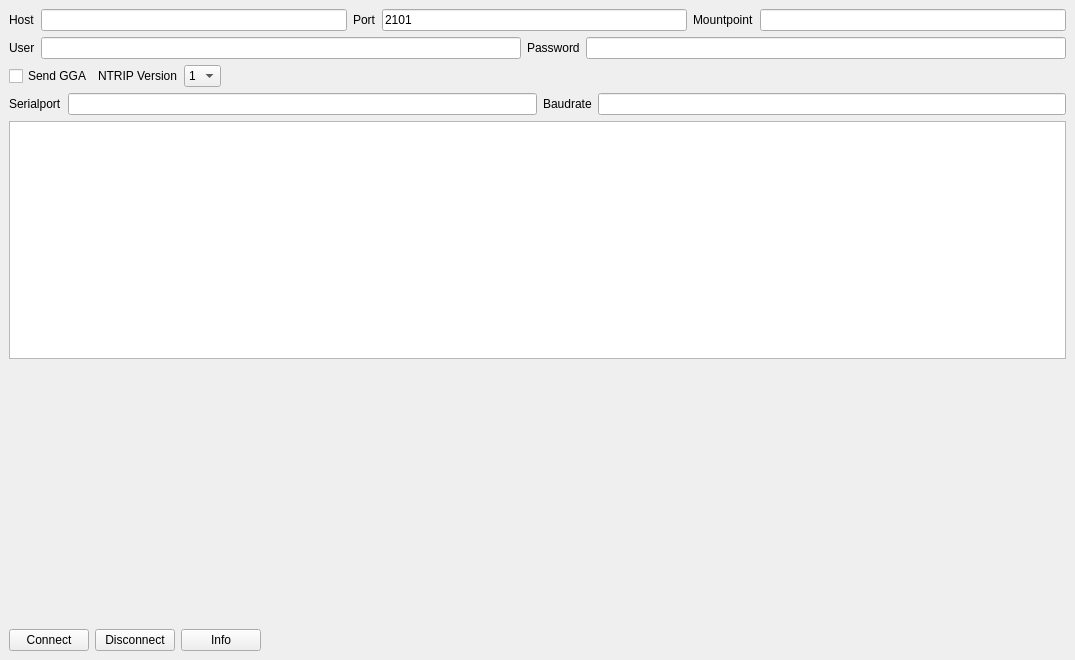
<?xml version="1.0" encoding="UTF-8"?>
<ui version="4.0">
 <class>QNTRIPClientDockWidgetBase</class>
 <widget class="QDockWidget" name="QNTRIPClientDockWidgetBase">
  <property name="geometry">
   <rect>
    <x>0</x>
    <y>0</y>
    <width>1075</width>
    <height>660</height>
   </rect>
  </property>
  <property name="windowTitle">
   <string>QNTRIPClient</string>
  </property>
  <widget class="QWidget" name="dockWidgetContents">
   <layout class="QGridLayout" name="gridLayout">
    <item row="6" column="0">
     <layout class="QHBoxLayout" name="horizontalLayout_4">
      <item>
       <widget class="QLabel" name="label_7">
        <property name="text">
         <string>Serialport</string>
        </property>
       </widget>
      </item>
      <item>
       <widget class="QLineEdit" name="inputSPort"/>
      </item>
      <item>
       <widget class="QLabel" name="label_8">
        <property name="text">
         <string>Baudrate</string>
        </property>
       </widget>
      </item>
      <item>
       <widget class="QLineEdit" name="inputSBaud"/>
      </item>
     </layout>
    </item>
    <item row="2" column="0">
     <layout class="QHBoxLayout" name="horizontalLayout_3">
      <item>
       <widget class="QLabel" name="label_5">
        <property name="text">
         <string>User</string>
        </property>
       </widget>
      </item>
      <item>
       <widget class="QLineEdit" name="inputUser"/>
      </item>
      <item>
       <widget class="QLabel" name="label_6">
        <property name="text">
         <string>Password</string>
        </property>
       </widget>
      </item>
      <item>
       <widget class="QLineEdit" name="inputPassword"/>
      </item>
     </layout>
    </item>
    <item row="9" column="0">
     <spacer name="verticalSpacer">
      <property name="orientation">
       <enum>Qt::Vertical</enum>
      </property>
      <property name="sizeHint" stdset="0">
       <size>
        <width>20</width>
        <height>40</height>
       </size>
      </property>
     </spacer>
    </item>
    <item row="12" column="0">
     <layout class="QVBoxLayout" name="verticalLayout_2">
      <item>
       <layout class="QGridLayout" name="gridLayout_2">
        <item row="0" column="3">
         <spacer name="horizontalSpacer_2">
          <property name="orientation">
           <enum>Qt::Horizontal</enum>
          </property>
          <property name="sizeHint" stdset="0">
           <size>
            <width>40</width>
            <height>20</height>
           </size>
          </property>
         </spacer>
        </item>
        <item row="0" column="2">
         <widget class="QPushButton" name="infoBtn">
          <property name="text">
           <string>Info</string>
          </property>
         </widget>
        </item>
        <item row="0" column="0">
         <widget class="QPushButton" name="connectBtn">
          <property name="text">
           <string>Connect</string>
          </property>
         </widget>
        </item>
        <item row="0" column="1">
         <widget class="QPushButton" name="disconnectBtn">
          <property name="text">
           <string>Disconnect</string>
          </property>
         </widget>
        </item>
       </layout>
      </item>
     </layout>
    </item>
    <item row="7" column="0">
     <widget class="QTextEdit" name="output"/>
    </item>
    <item row="11" column="0">
     <layout class="QHBoxLayout" name="horizontalLayout_5">
      <item>
       <spacer name="horizontalSpacer">
        <property name="orientation">
         <enum>Qt::Horizontal</enum>
        </property>
        <property name="sizeHint" stdset="0">
         <size>
          <width>40</width>
          <height>20</height>
         </size>
        </property>
       </spacer>
      </item>
      <item>
       <widget class="QLabel" name="receiveCorrectionsIcon">
        <property name="maximumSize">
         <size>
          <width>96</width>
          <height>48</height>
         </size>
        </property>
        <property name="text">
         <string/>
        </property>
        <property name="pixmap">
         <pixmap>rtcmOff.png</pixmap>
        </property>
        <property name="scaledContents">
         <bool>true</bool>
        </property>
       </widget>
      </item>
      <item>
       <widget class="QLabel" name="fixtypeIcon">
        <property name="enabled">
         <bool>true</bool>
        </property>
        <property name="sizePolicy">
         <sizepolicy hsizetype="Preferred" vsizetype="Preferred">
          <horstretch>0</horstretch>
          <verstretch>0</verstretch>
         </sizepolicy>
        </property>
        <property name="maximumSize">
         <size>
          <width>48</width>
          <height>48</height>
         </size>
        </property>
        <property name="text">
         <string/>
        </property>
        <property name="pixmap">
         <pixmap>noPos.png</pixmap>
        </property>
        <property name="scaledContents">
         <bool>true</bool>
        </property>
       </widget>
      </item>
     </layout>
    </item>
    <item row="1" column="0">
     <layout class="QHBoxLayout" name="horizontalLayout">
      <item>
       <widget class="QLabel" name="label">
        <property name="text">
         <string>Host</string>
        </property>
       </widget>
      </item>
      <item>
       <widget class="QLineEdit" name="inputHost"/>
      </item>
      <item>
       <widget class="QLabel" name="label_2">
        <property name="text">
         <string>Port</string>
        </property>
       </widget>
      </item>
      <item>
       <widget class="QLineEdit" name="inputPort">
        <property name="text">
         <string>2101</string>
        </property>
       </widget>
      </item>
      <item>
       <widget class="QLabel" name="label_3">
        <property name="text">
         <string>Mountpoint</string>
        </property>
       </widget>
      </item>
      <item>
       <widget class="QLineEdit" name="inputMp"/>
      </item>
     </layout>
    </item>
    <item row="3" column="0">
     <layout class="QHBoxLayout" name="horizontalLayout_2">
      <item>
       <widget class="QCheckBox" name="cbGGA">
        <property name="text">
         <string>Send GGA</string>
        </property>
       </widget>
      </item>
      <item>
       <widget class="QLabel" name="label_4">
        <property name="text">
         <string>NTRIP Version</string>
        </property>
       </widget>
      </item>
      <item>
       <widget class="QComboBox" name="selectNtripVersion">
        <item>
         <property name="text">
          <string>1</string>
         </property>
        </item>
        <item>
         <property name="text">
          <string>2</string>
         </property>
        </item>
       </widget>
      </item>
      <item>
       <spacer name="horizontalSpacer_3">
        <property name="orientation">
         <enum>Qt::Horizontal</enum>
        </property>
        <property name="sizeHint" stdset="0">
         <size>
          <width>40</width>
          <height>20</height>
         </size>
        </property>
       </spacer>
      </item>
     </layout>
    </item>
   </layout>
  </widget>
 </widget>
 <resources/>
 <connections/>
</ui>
